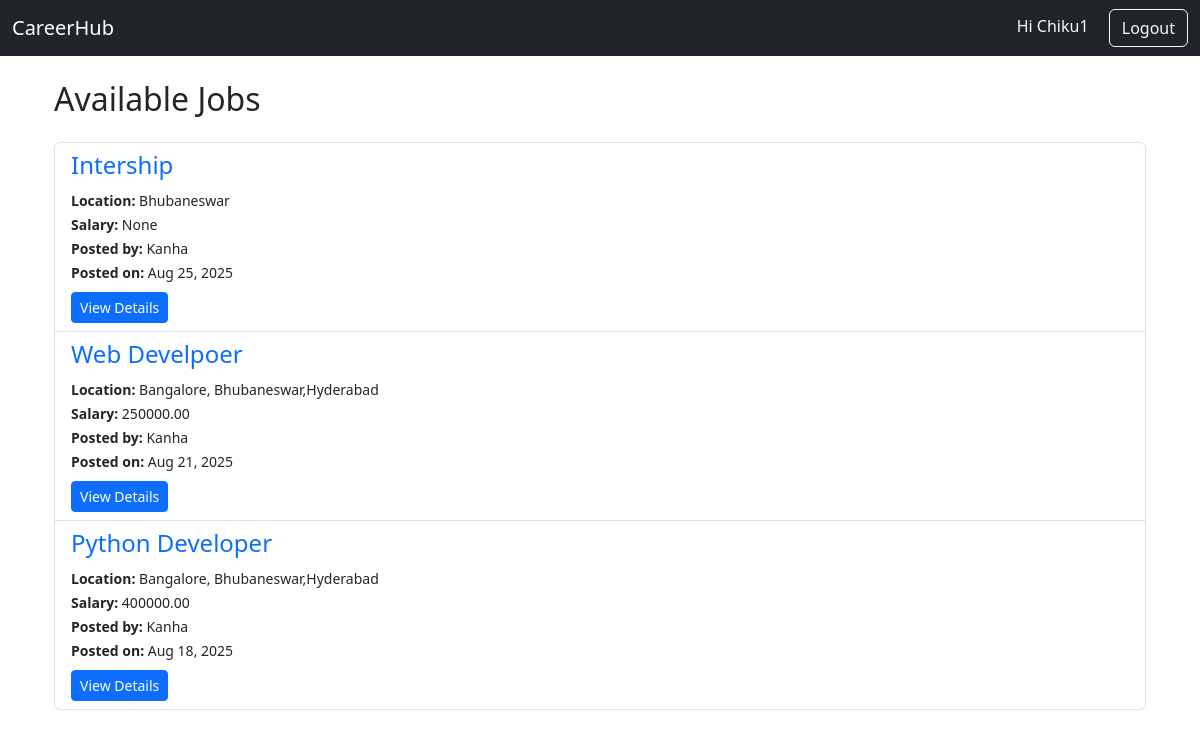
Page /jobs/jobs/ (signed in) on the committed database.
### users/models.py (models this page shows)
class CustomUser(AbstractUser):
    USER_TYPE_CHOICES = (
        ('employer', 'Employer'),
        ('candidate', 'Candidate'),
    )
    user_type = models.CharField(max_length=10, choices=USER_TYPE_CHOICES)

### jobs/models.py (models this page shows, shortened)
class Job(models.Model):
    employer = models.ForeignKey(
        settings.AUTH_USER_MODEL,
        on_delete=models.CASCADE,
        related_name="jobs"
    )
    title = models.CharField(max_length=200)
    description = models.TextField()
    location = models.CharField(max_length=100)
    salary = models.DecimalField(max_digits=10, decimal_places=2, null=True, blank=True)
    created_at = models.DateTimeField(auto_now_add=True)  # when job is posted
    updated_at = models.DateTimeField(auto_now=True)      # when job is updated

### jobs/views.py (the view)
# urls.py: path('jobs/', views.job_list, name='job_list'),  # only one route for list
@login_required
def job_list(request):
    jobs = Job.objects.all().order_by('-created_at')
    return render(request, 'jobs/job_list.html', {'jobs': jobs})

### templates/jobs/job_list.html
{% extends 'base.html' %}
{% block content %}
<div class="container">
    <h2 class="mb-4">Available Jobs</h2>
    <div class="list-group">
        {% for job in jobs %}
            <div class="list-group-item">
                <h4>
                    <a href="{% url 'job_detail' job.id %}" class="text-decoration-none">
                        {{ job.title }}
                    </a>
                </h4>
                <small><strong>Location:</strong> {{ job.location }}</small><br>
                <small><strong>Salary:</strong> {{ job.salary }}</small><br>
                <small><strong>Posted by:</strong> {{ job.employer.username }}</small><br>
                <small><strong>Posted on:</strong> {{ job.created_at|date:"M d, Y" }}</small><br>
                <a href="{% url 'job_detail' job.id %}" class="btn btn-primary btn-sm mt-2">
                    View Details
                </a>
            </div>
        {% empty %}
            <p>No jobs available right now.</p>
        {% endfor %}
    </div>
</div>
{% endblock %}

### templates/base.html (shortened to what this page needs)
{% load static %}
<!DOCTYPE html>
<html>
<head>
    <link href="https://cdn.jsdelivr.net/npm/bootstrap@5.3.0/dist/css/bootstrap.min.css" rel="stylesheet">
</head>
<body>
<nav class="navbar navbar-expand-lg navbar-dark bg-dark">
  <div class="container-fluid">
    <a class="navbar-brand" href="/">CareerHub</a>
    <div>
      {% if user.is_authenticated %}
    <span class="text-light me-3">Hi {{ user.username }}</span>
    <form action="{% url 'logout' %}" method="post" style="display:inline;">
        <button type="submit" class="btn btn-outline-light">Logout</button>
    </form>
{% else %}
    {% if request.resolver_match.url_name not in 'home login register' %}
        <a href="{% url 'login' %}" class="btn btn-outline-light me-2">Login</a>
        <a href="{% url 'register' %}" class="btn btn-primary">Register</a>
    {% endif %}
{% endif %}
    </div>
  </div>
</nav>
<div class="container mt-4">
    {% block content %}{% endblock %}
</div>
</body>
</html>

### rows in the picture
CustomUser: username "Chiku1"
Job: title "Intership", location "Bhubaneswar", salary "None", employer.username "Kanha", created_at "Aug 25, 2025"
Job: title "Web Develpoer", location "Bangalore, Bhubaneswar,Hyderabad", salary "250000.00", employer.username "Kanha", created_at "Aug 21, 2025"
Job: title "Python Developer", location "Bangalore, Bhubaneswar,Hyderabad", salary "400000.00", employer.username "Kanha", created_at "Aug 18, 2025"
